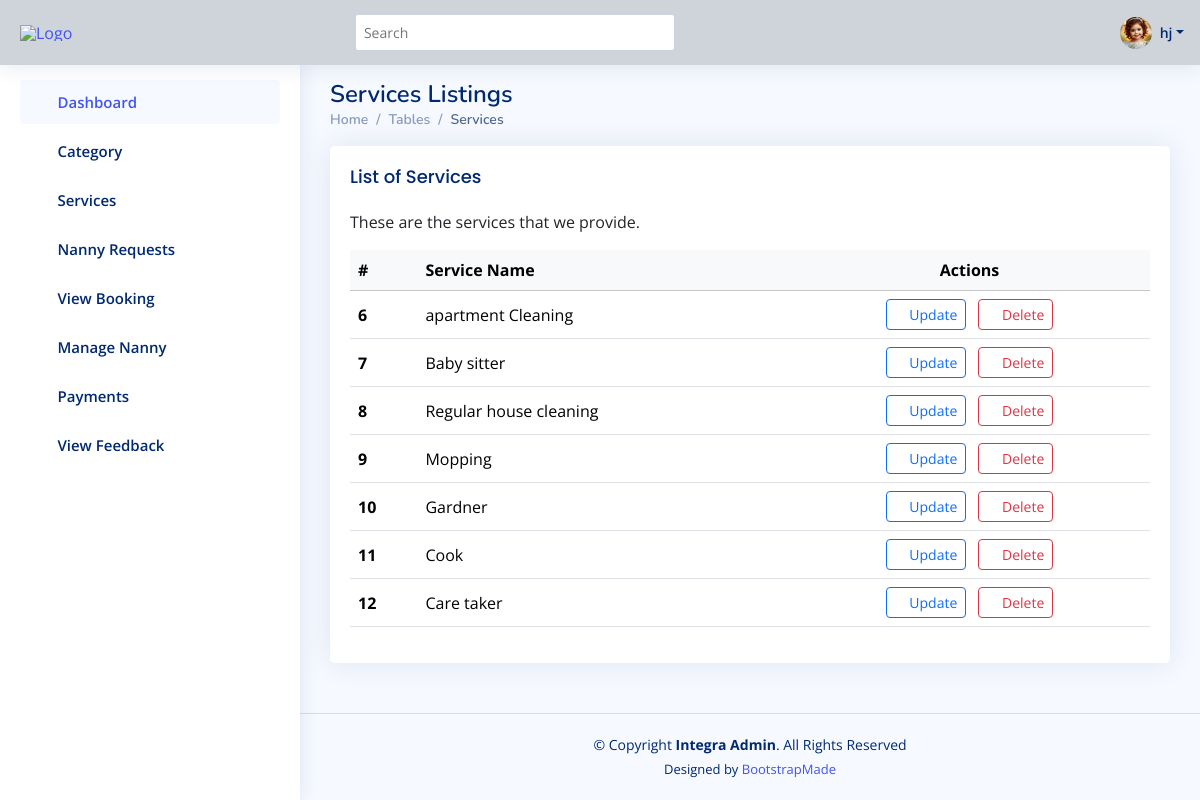
/admin_app/List_services/ (signed in), run on the app's committed database.
### nm_app/models.py (models this page shows)
class User(AbstractUser):
    phone = models.IntegerField(null=True,blank=True)
    address = models.TextField(null=True,blank=True)
    role = models.CharField(max_length=255,null=True,blank=True,default="customer")
    profile =models.ImageField(null=True,blank=True)
    skills = models.TextField(null=True,blank=True)
    adhar_pan = models.ImageField(null=True,blank=True)
    certificate = models.ImageField(null=True,blank=True)
    is_verify = models.BooleanField(default=False)
    speciality = models.CharField(max_length=255,null=True,blank=True)
    expirience = models.IntegerField(null=True,blank=True)

### admin_app/models.py (models this page shows)
class Service(models.Model):
 name = models.CharField(max_length=255)
 description = models.TextField(blank=True, null=True)

### admin_app/views.py (the view)
# urls.py: path('List_services/',views.List_services,name="List_services"),
@login_required(login_url='user_login')
def List_services(request):
    data = models.Service.objects.all()
    context = {'data':data}
    return render(request,'adminapp/List-service.html',context=context)

### templates/adminapp/List-service.html
{% extends 'adminapp/master.html' %}
{% load static %}
{% block content %}
<div class="pagetitle">
  <h1>Services Listings</h1>
  <nav>
    <ol class="breadcrumb">
      <li class="breadcrumb-item"><a href="{% url 'adminindexview' %}">Home</a></li>
      <li class="breadcrumb-item">Tables</li>
      <li class="breadcrumb-item active">Services</li>
    </ol>
  </nav>
</div>
<section class="section">
  <div class="row">
    <div class="col-lg-12">
      <div class="card">
        <div class="card-body">
          <h5 class="card-title">List of Services</h5>
          <p>These are the services that we provide.</p>
          <table class="table table-hover align-middle">
            <thead class="table-light">
              <tr>
                <th scope="col">#</th>
                <th scope="col">Service Name</th>
                <th scope="col" class="text-center">Actions</th>
              </tr>
            </thead>
            <tbody>
              {% for ab in data %}
              <tr>
                <th scope="row">{{ ab.id }}</th>
                <td>{{ ab.name }}</td>
                <td class="text-center">
                  <a href="{% url 'service_update' ab.id %}" class="btn btn-sm btn-outline-primary me-2" title="Update">
                    <i class="bi bi-pencil-square"></i> Update
                  </a>
                  <a href="{% url 'service_delete' ab.id %}" class="btn btn-sm btn-outline-danger" title="Delete">
                    <i class="bi bi-trash"></i> Delete
                  </a>
                </td>
              </tr>
              {% empty %}
              <tr>
                <td colspan="3" class="text-center">No services available.</td>
              </tr>
              {% endfor %}
            </tbody>
          </table>
        </div>
      </div>
    </div>
  </div>
</section>
{% endblock %}

### templates/adminapp/master.html (shortened to what this page needs)
  <!DOCTYPE html>
  <html lang="en">
  {% load static %}
  <head>
    <link href="{% static 'adminapp/assets/vendor/bootstrap/css/bootstrap.min.css' %}" rel="stylesheet">
    <link href="{% static 'adminapp/assets/vendor/bootstrap-icons/bootstrap-icons.css' %}" rel="stylesheet">
    <link href="{% static 'adminapp/assets/vendor/boxicons/css/boxicons.min.css' %}" rel="stylesheet">
    <link href="{% static 'adminapp/assets/vendor/quill/quill.snow.css' %}" rel="stylesheet">
    <link href="{% static 'adminapp/assets/vendor/quill/quill.bubble.css' %}" rel="stylesheet">
    <link href="{% static 'adminapp/assets/vendor/remixicon/remixicon.css' %}" rel="stylesheet">
    <link href="{% static 'adminapp/assets/vendor/simple-datatables/style.css' %}" rel="stylesheet">
    <link href="{% static 'adminapp/assets/css/style.css' %}" rel="stylesheet">
  </head>
  <body>
    <header id="header" class="header fixed-top d-flex align-items-center bg-dark-subtle" style="height: 65px;">
      <div class="d-flex align-items-center justify-content-between">
        <a href="{% url 'adminindexview' %}" class="logo d-flex align-items-center">
          <img src="{% static 'adminapp/assets/img/logo1.png' %}" alt="Logo">
        </a>
        <i class="bi bi-list toggle-sidebar-btn"></i>
      </div>
      <div class="search-bar">
        <form class="search-form d-flex align-items-center" method="POST" action="#">
          <input type="text" name="query" placeholder="Search" title="Enter search keyword">
          <button type="submit" title="Search"><i class="bi bi-search"></i></button>
        </form>
      </div>
      <nav class="header-nav ms-auto">
        <ul class="d-flex align-items-center">
          <li class="nav-item dropdown pe-3">
            <a class="nav-link nav-profile d-flex align-items-center pe-0" href="#" data-bs-toggle="dropdown">
              {% if request.user.profile %}
                <img src="{{ request.user.profile.url }}" alt="Profile" class="rounded-circle" width="32" height="32">
              {% else %}
                <img src="{% static 'adminapp/assets/img/default-profile.jpg' %}" alt="Default Profile" class="rounded-circle" width="32" height="32">
              {% endif %}
              <span class="d-none d-md-block dropdown-toggle ps-2">{{ request.user.first_name }}</span>
            </a>
          </li>
        </ul>
      </nav>
    </header>
    <aside id="sidebar" class="sidebar">
      <ul class="sidebar-nav" id="sidebar-nav">
        <li class="nav-item">
          <a class="nav-link " href="{% url 'adminindexview' %}">
            <i class="bi bi-grid"></i>
            <span>Dashboard</span>
          </a>
        </li>
<li class="nav-item">
  <a class="nav-link collapsed" data-bs-target="#category-nav" data-bs-toggle="collapse" href="#">
    <i class="bi bi-tags"></i><span>Category</span><i class="bi bi-chevron-down ms-auto"></i>
  </a>
</li>
<li class="nav-item">
  <a class="nav-link collapsed" data-bs-target="#services-nav" data-bs-toggle="collapse" href="#">
    <i class="bi bi-gear-wide-connected"></i><span>Services</span><i class="bi bi-chevron-down ms-auto"></i>
  </a>
</li>
<li class="nav-item">
  <a class="nav-link collapsed" href="{% url 'nanny_requests' %}">
    <i class="bi bi-people-fill"></i><span>Nanny Requests</span>
  </a>
</li>
<li class="nav-item">
  <a class="nav-link collapsed" href="{% url 'Service_Requests' %}">
    <i class="bi bi-card-checklist"></i><span>View Booking</span>
  </a>
</li>
<li class="nav-item">
  <a class="nav-link collapsed" href="{% url 'manage_nanny' %}">
    <i class="bi bi-person-badge"></i><span>Manage Nanny</span>
  </a>
</li>
<li class="nav-item">
  <a class="nav-link collapsed" data-bs-target="#payments-nav" data-bs-toggle="collapse" href="#">
    <i class="bi bi-wallet2"></i><span>Payments</span><i class="bi bi-chevron-down ms-auto"></i>
  </a>
</li>
        <li class="nav-item">
          <a class="nav-link collapsed" href="{% url 'view_feedback' %}">
            <i class="bi bi-chat-dots"></i><span>View Feedback</span>
          </a>
        </li>
      </ul>
    </aside>
    <main id="main" class="main">
      {% block content %}
      {% endblock %}
    </main>
    <footer id="footer" class="footer">
      <div class="copyright">
        &copy; Copyright <strong><span>Integra Admin</span></strong>. All Rights Reserved
      </div>
      <div class="credits">
        Designed by <a href="https://bootstrapmade.com/">BootstrapMade</a>
      </div>
    </footer>
  </body>
  </html>

### static/adminapp/assets/css/style.css (style rules this page uses)
:root { scroll-behavior: smooth; }
body { font-family: "Open Sans", sans-serif; background: #f6f9ff; color: #444444; }
a { color: #4154f1; text-decoration: none; }
h1, h2, h3, h4, h5, h6 { font-family: "Nunito", sans-serif; }
#main { margin-top: 60px; padding: 20px 30px; transition: all 0.3s; }
.pagetitle { margin-bottom: 10px; }
.pagetitle h1 { font-size: 24px; margin-bottom: 0; font-weight: 600; color: #012970; }
.card { margin-bottom: 30px; border: none; border-radius: 5px; box-shadow: 0px 0 30px rgba(1, 41, 112, 0.1); }
.card-title { padding: 20px 0 15px 0; font-size: 18px; font-weight: 500; color: #012970; font-family: "Poppins", sans-serif; }
.card-body { padding: 0 20px 20px 20px; }
.breadcrumb { font-size: 14px; font-family: "Nunito", sans-serif; color: #899bbd; font-weight: 600; }
.breadcrumb a { color: #899bbd; transition: 0.3s; }
.breadcrumb .breadcrumb-item::before { color: #899bbd; }
.breadcrumb .active { color: #51678f; font-weight: 600; }
.logo { line-height: 1; }
@media (min-width: 1200px) { .logo { width: 280px; } }
.logo img { max-height: 26px; margin-right: 6px; }
.header { transition: all 0.5s; z-index: 997; height: 60px; box-shadow: 0px 2px 20px rgba(1, 41, 112, 0.1); background-color: #fff; padding-left: 20px; }
.header .toggle-sidebar-btn { font-size: 32px; padding-left: 10px; cursor: pointer; color: #012970; }
.header .search-bar { min-width: 360px; padding: 0 20px; }
.header .search-form { width: 100%; }
.header .search-form input { border: 0; font-size: 14px; color: #012970; border: 1px solid rgba(1, 41, 112, 0.2); padding: 7px 38px 7px 8px; border-radius: 3px; transition: 0.3s; width: 100%; }
.header .search-form button { border: 0; padding: 0; margin-left: -30px; background: none; }
.header .search-form button i { color: #012970; }
.header-nav ul { list-style: none; }
.header-nav>ul { margin: 0; padding: 0; }
.header-nav .nav-profile { color: #012970; }
.header-nav .nav-profile img { max-height: 36px; }
.header-nav .nav-profile span { font-size: 14px; font-weight: 600; }
.sidebar { position: fixed; top: 60px; left: 0; bottom: 0; width: 300px; z-index: 996; transition: all 0.3s; padding: 20px; overflow-y: auto; scrollbar-width: thin; scrollbar-color: #aab7cf transparent; box-shadow: 0px 0px 20px rgba(1, 41, 112, 0.1); background-color: #fff; }
@media (min-width: 1200px) { #main, #footer { margin-left: 300px; } }
.sidebar-nav { padding: 0; margin: 0; list-style: none; }
.sidebar-nav li { padding: 0; margin: 0; list-style: none; }
.sidebar-nav .nav-item { margin-bottom: 5px; }
.sidebar-nav .nav-link { display: flex; align-items: center; font-size: 15px; font-weight: 600; color: #4154f1; transition: 0.3; background: #f6f9ff; padding: 10px 15px; border-radius: 4px; }
.sidebar-nav .nav-link i { font-size: 16px; margin-right: 10px; color: #4154f1; }
.sidebar-nav .nav-link.collapsed { color: #012970; background: #fff; }
.sidebar-nav .nav-link.collapsed i { color: #899bbd; }
.sidebar-nav .nav-link .bi-chevron-down { margin-right: 0; transition: transform 0.2s ease-in-out; }
.footer { padding: 20px 0; font-size: 14px; transition: all 0.3s; border-top: 1px solid #cddfff; }
.footer .copyright { text-align: center; color: #012970; }
.footer .credits { padding-top: 5px; text-align: center; font-size: 13px; color: #012970; }

### templates/adminapp/master.html (style rules this page uses)
.logo img { max-height: 70px; margin-right: 6px; }

### data on the page
User: user.profile (picture), user.first_name "hj"
Service: id "6", name "apartment Cleaning"
Service: id "7", name "Baby sitter"
Service: id "8", name "Regular house cleaning"
Service: id "9", name "Mopping"
Service: id "10", name "Gardner"
Service: id "11", name "Cook"
Service: id "12", name "Care taker"
